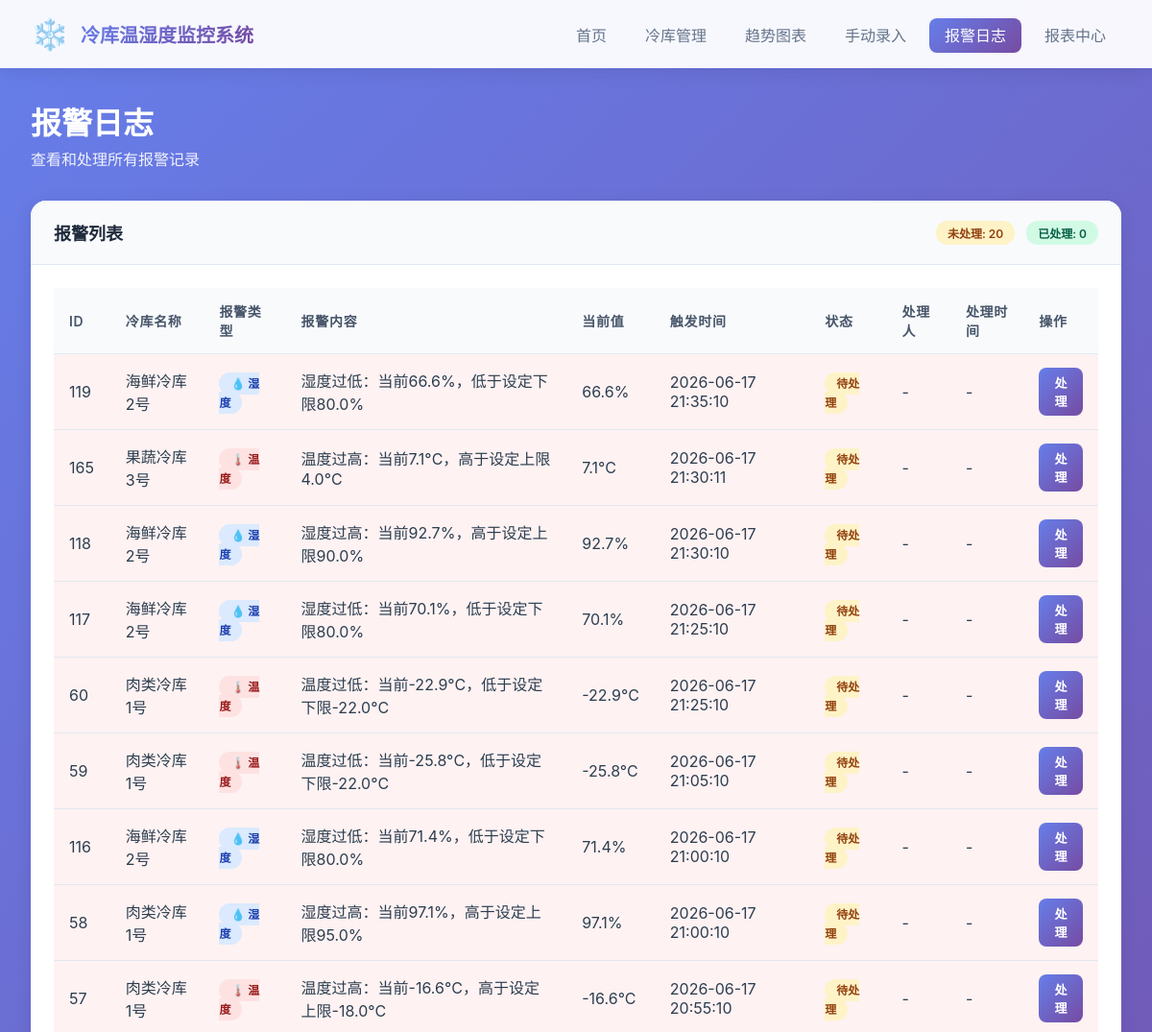
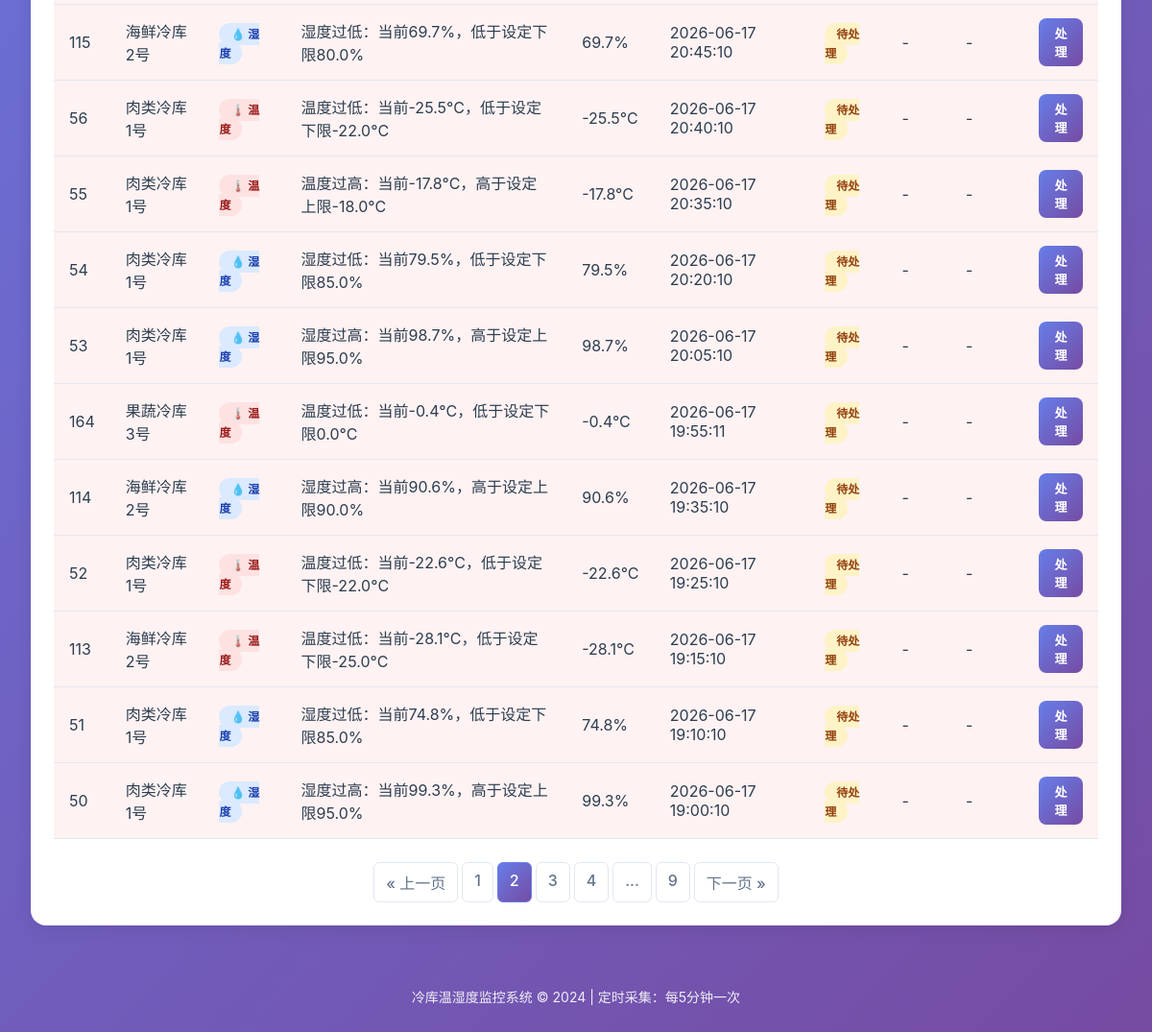
Screenshot of /alarms?page=2 with the database file from the repository (2 pictures, top to bottom).
### app.py (models this page shows, shortened)
class AlarmLog(db.Model):
    id = db.Column(db.Integer, primary_key=True)
    storage_id = db.Column(db.Integer, db.ForeignKey('cold_storage.id'), nullable=False)
    alarm_type = db.Column(db.String(20), nullable=False)
    message = db.Column(db.String(200), nullable=False)
    current_value = db.Column(db.Float, nullable=False)
    threshold_min = db.Column(db.Float)
    threshold_max = db.Column(db.Float)
    triggered_at = db.Column(db.DateTime, default=datetime.now)
    handled_at = db.Column(db.DateTime)
    handled_by = db.Column(db.String(100))
    handled_note = db.Column(db.String(500))
    is_handled = db.Column(db.Boolean, default=False)

class ColdStorage(db.Model):
    id = db.Column(db.Integer, primary_key=True)
    name = db.Column(db.String(100), nullable=False)
    temp_min = db.Column(db.Float, nullable=False)
    temp_max = db.Column(db.Float, nullable=False)
    humidity_min = db.Column(db.Float, nullable=False)
    humidity_max = db.Column(db.Float, nullable=False)
    created_at = db.Column(db.DateTime, default=datetime.now)
    records = db.relationship('TemperatureRecord', backref='storage', lazy=True, cascade='all, delete-orphan')
    alarms = db.relationship('AlarmLog', backref='storage', lazy=True, cascade='all, delete-orphan')

### app.py (the view)
@app.route('/alarms')
def alarms():
    page = request.args.get('page', 1, type=int)
    per_page = 20
    alarms_query = AlarmLog.query.order_by(AlarmLog.triggered_at.desc())
    pagination = alarms_query.paginate(page=page, per_page=per_page)
    return render_template('alarms.html', pagination=pagination, alarms=pagination.items)

### templates/alarms.html (shortened to what this page needs)
{% extends 'base.html' %}
{% block content %}
<div class="page-header">
    <h2>报警日志</h2>
    <p class="subtitle">查看和处理所有报警记录</p>
</div>
<div class="card">
    <div class="card-header">
        <div class="header-row">
            <h3>报警列表</h3>
            <div class="header-actions">
                <span class="badge badge-warning">未处理: {{ alarms|selectattr('is_handled', 'equalto', false)|list|length }}</span>
                <span class="badge badge-success">已处理: {{ alarms|selectattr('is_handled', 'equalto', true)|list|length }}</span>
            </div>
        </div>
    </div>
    <div class="card-body">
        {% if alarms %}
        <table class="data-table">
            <thead>
                <tr>
                    <th>ID</th>
                    <th>冷库名称</th>
                    <th>报警类型</th>
                    <th>报警内容</th>
                    <th>当前值</th>
                    <th>触发时间</th>
                    <th>状态</th>
                    <th>处理人</th>
                    <th>处理时间</th>
                    <th>操作</th>
                </tr>
            </thead>
            <tbody>
                {% for alarm in alarms %}
                <tr class="{{ 'alarm-unhandled' if not alarm.is_handled else '' }}">
                    <td>{{ alarm.id }}</td>
                    <td>{{ alarm.storage.name }}</td>
                    <td>
                        <span class="type-badge type-{{ alarm.alarm_type }}">
                            {% if 'temp' in alarm.alarm_type %}
                                🌡️ 温度
                            {% else %}
                                💧 湿度
                            {% endif %}
                        </span>
                    </td>
                    <td>{{ alarm.message }}</td>
                    <td>
                        {% if 'temp' in alarm.alarm_type %}
                            {{ alarm.current_value }}°C
                        {% else %}
                            {{ alarm.current_value }}%
                        {% endif %}
                    </td>
                    <td>{{ alarm.triggered_at.strftime('%Y-%m-%d %H:%M:%S') }}</td>
                    <td>
                        {% if alarm.is_handled %}
                            <span class="status-badge status-handled">已处理</span>
                        {% else %}
                            <span class="status-badge status-pending">待处理</span>
                        {% endif %}
                    </td>
                    <td>{{ alarm.handled_by or '-' }}</td>
                    <td>{{ alarm.handled_at.strftime('%Y-%m-%d %H:%M:%S') if alarm.handled_at else '-' }}</td>
                    <td>
                        {% if not alarm.is_handled %}
                        <button class="btn btn-small btn-primary" onclick="openHandleAlarmModal({{ alarm.id }})">处理</button>
                        {% else %}
                        <button class="btn btn-small btn-secondary" onclick="viewAlarmDetail({{ alarm.id }})">详情</button>
                        {% endif %}
                    </td>
                </tr>
                {% endfor %}
            </tbody>
        </table>
        {% if pagination.pages > 1 %}
        <div class="pagination">
            {% if pagination.has_prev %}
            <a href="{{ url_for('alarms', page=pagination.prev_num) }}" class="page-link">&laquo; 上一页</a>
            {% endif %}
            {% for page_num in pagination.iter_pages(left_edge=1, right_edge=1, left_current=2, right_current=2) %}
                {% if page_num %}
                    {% if pagination.page == page_num %}
                    <span class="page-link active">{{ page_num }}</span>
                    {% else %}
                    <a href="{{ url_for('alarms', page=page_num) }}" class="page-link">{{ page_num }}</a>
                    {% endif %}
                {% else %}
                    <span class="page-link">...</span>
                {% endif %}
            {% endfor %}
            {% if pagination.has_next %}
            <a href="{{ url_for('alarms', page=pagination.next_num) }}" class="page-link">下一页 &raquo;</a>
            {% endif %}
        </div>
        {% endif %}
        {% else %}
        <div class="empty-state-small">
            <p>暂无报警记录</p>
        </div>
        {% endif %}
    </div>
</div>
{% endblock %}

### static/css/style.css (style rules this page uses)
* { margin: 0; padding: 0; box-sizing: border-box; }
body { font-family: -apple-system, BlinkMacSystemFont, 'Segoe UI', Roboto, 'Helvetica Neue', Arial, sans-serif; background: linear-gradient(135deg, #667eea 0%, #764ba2 100%); min-height: 100vh; color: #2c3e50; }
.page-header { margin-bottom: 2rem; color: white; }
.page-header h2 { font-size: 2rem; font-weight: 700; margin-bottom: 0.25rem; }
.page-header .subtitle { opacity: 0.9; font-size: 1rem; }
.card { background: white; border-radius: 16px; box-shadow: 0 4px 20px rgba(0, 0, 0, 0.08); margin-bottom: 1.5rem; overflow: hidden; }
.card-header { padding: 1.25rem 1.5rem; background: #f8fafc; border-bottom: 1px solid #e2e8f0; }
.card-header h3 { font-size: 1.125rem; font-weight: 600; color: #1e293b; }
.header-row { display: flex; justify-content: space-between; align-items: center; flex-wrap: wrap; gap: 1rem; }
.header-actions { display: flex; gap: 0.75rem; align-items: center; flex-wrap: wrap; }
.card-body { padding: 1.5rem; }
.btn { padding: 0.625rem 1.25rem; border: none; border-radius: 8px; font-weight: 600; cursor: pointer; transition: all 0.3s ease; font-size: 0.9375rem; text-decoration: none; display: inline-flex; align-items: center; justify-content: center; gap: 0.5rem; }
.btn-small { padding: 0.375rem 0.75rem; font-size: 0.8125rem; }
.btn-primary { background: linear-gradient(135deg, #667eea 0%, #764ba2 100%); color: white; }
.data-table { width: 100%; border-collapse: collapse; }
.data-table th, .data-table td { padding: 0.875rem 1rem; text-align: left; border-bottom: 1px solid #e2e8f0; }
.data-table th { background: #f8fafc; font-weight: 600; color: #475569; font-size: 0.875rem; text-transform: uppercase; letter-spacing: 0.05em; }
.data-table tbody tr.alarm-unhandled { background: #fef2f2; }
.type-badge { padding: 0.25rem 0.75rem; border-radius: 12px; font-size: 0.75rem; font-weight: 600; }
.type-temp_high, .type-temp_low { background: #fee2e2; color: #991b1b; }
.type-humidity_high, .type-humidity_low { background: #dbeafe; color: #1e40af; }
.status-badge { padding: 0.25rem 0.75rem; border-radius: 12px; font-size: 0.75rem; font-weight: 600; text-transform: uppercase; }
.status-pending { background: #fef3c7; color: #92400e; }
.badge { padding: 0.25rem 0.75rem; border-radius: 12px; font-size: 0.75rem; font-weight: 600; }
.badge-warning { background: #fef3c7; color: #92400e; }
.badge-success { background: #d1fae5; color: #065f46; }
.pagination { display: flex; justify-content: center; gap: 0.25rem; margin-top: 1.5rem; flex-wrap: wrap; }
.page-link { padding: 0.5rem 0.75rem; border: 1px solid #e2e8f0; border-radius: 6px; text-decoration: none; color: #64748b; font-weight: 500; transition: all 0.3s ease; }
.page-link.active { background: linear-gradient(135deg, #667eea 0%, #764ba2 100%); color: white; border-color: #667eea; }

### rows the page displays
AlarmLog: id "119", storage.name "海鲜冷库2号", alarm_type "💧 湿度", message "湿度过低：当前66.6%，低于设定下限80.0%", current_value "66.6", triggered_at "2026-06-17 21:35:10", is_handled "待处理", handled_by "-", handled_at "-"
AlarmLog: id "165", storage.name "果蔬冷库3号", alarm_type "🌡️ 温度", message "温度过高：当前7.1°C，高于设定上限4.0°C", current_value "7.1", triggered_at "2026-06-17 21:30:11", is_handled "待处理", handled_by "-", handled_at "-"
AlarmLog: id "118", storage.name "海鲜冷库2号", alarm_type "💧 湿度", message "湿度过高：当前92.7%，高于设定上限90.0%", current_value "92.7", triggered_at "2026-06-17 21:30:10", is_handled "待处理", handled_by "-", handled_at "-"
AlarmLog: id "117", storage.name "海鲜冷库2号", alarm_type "💧 湿度", message "湿度过低：当前70.1%，低于设定下限80.0%", current_value "70.1", triggered_at "2026-06-17 21:25:10", is_handled "待处理", handled_by "-", handled_at "-"
AlarmLog: id "60", storage.name "肉类冷库1号", alarm_type "🌡️ 温度", message "温度过低：当前-22.9°C，低于设定下限-22.0°C", current_value "-22.9", triggered_at "2026-06-17 21:25:10", is_handled "待处理", handled_by "-", handled_at "-"
AlarmLog: id "59", storage.name "肉类冷库1号", alarm_type "🌡️ 温度", message "温度过低：当前-25.8°C，低于设定下限-22.0°C", current_value "-25.8", triggered_at "2026-06-17 21:05:10", is_handled "待处理", handled_by "-", handled_at "-"
AlarmLog: id "116", storage.name "海鲜冷库2号", alarm_type "💧 湿度", message "湿度过低：当前71.4%，低于设定下限80.0%", current_value "71.4", triggered_at "2026-06-17 21:00:10", is_handled "待处理", handled_by "-", handled_at "-"
AlarmLog: id "58", storage.name "肉类冷库1号", alarm_type "💧 湿度", message "湿度过高：当前97.1%，高于设定上限95.0%", current_value "97.1", triggered_at "2026-06-17 21:00:10", is_handled "待处理", handled_by "-", handled_at "-"
AlarmLog: id "57", storage.name "肉类冷库1号", alarm_type "🌡️ 温度", message "温度过高：当前-16.6°C，高于设定上限-18.0°C", current_value "-16.6", triggered_at "2026-06-17 20:55:10", is_handled "待处理", handled_by "-", handled_at "-"
AlarmLog: id "115", storage.name "海鲜冷库2号", alarm_type "💧 湿度", message "湿度过低：当前69.7%，低于设定下限80.0%", current_value "69.7", triggered_at "2026-06-17 20:45:10", is_handled "待处理", handled_by "-", handled_at "-"
AlarmLog: id "56", storage.name "肉类冷库1号", alarm_type "🌡️ 温度", message "温度过低：当前-25.5°C，低于设定下限-22.0°C", current_value "-25.5", triggered_at "2026-06-17 20:40:10", is_handled "待处理", handled_by "-", handled_at "-"
AlarmLog: id "55", storage.name "肉类冷库1号", alarm_type "🌡️ 温度", message "温度过高：当前-17.8°C，高于设定上限-18.0°C", current_value "-17.8", triggered_at "2026-06-17 20:35:10", is_handled "待处理", handled_by "-", handled_at "-"
AlarmLog: id "54", storage.name "肉类冷库1号", alarm_type "💧 湿度", message "湿度过低：当前79.5%，低于设定下限85.0%", current_value "79.5", triggered_at "2026-06-17 20:20:10", is_handled "待处理", handled_by "-", handled_at "-"
AlarmLog: id "53", storage.name "肉类冷库1号", alarm_type "💧 湿度", message "湿度过高：当前98.7%，高于设定上限95.0%", current_value "98.7", triggered_at "2026-06-17 20:05:10", is_handled "待处理", handled_by "-", handled_at "-"
AlarmLog: id "164", storage.name "果蔬冷库3号", alarm_type "🌡️ 温度", message "温度过低：当前-0.4°C，低于设定下限0.0°C", current_value "-0.4", triggered_at "2026-06-17 19:55:11", is_handled "待处理", handled_by "-", handled_at "-"
AlarmLog: id "114", storage.name "海鲜冷库2号", alarm_type "💧 湿度", message "湿度过高：当前90.6%，高于设定上限90.0%", current_value "90.6", triggered_at "2026-06-17 19:35:10", is_handled "待处理", handled_by "-", handled_at "-"
AlarmLog: id "52", storage.name "肉类冷库1号", alarm_type "🌡️ 温度", message "温度过低：当前-22.6°C，低于设定下限-22.0°C", current_value "-22.6", triggered_at "2026-06-17 19:25:10", is_handled "待处理", handled_by "-", handled_at "-"
AlarmLog: id "113", storage.name "海鲜冷库2号", alarm_type "🌡️ 温度", message "温度过低：当前-28.1°C，低于设定下限-25.0°C", current_value "-28.1", triggered_at "2026-06-17 19:15:10", is_handled "待处理", handled_by "-", handled_at "-"
AlarmLog: id "51", storage.name "肉类冷库1号", alarm_type "💧 湿度", message "湿度过低：当前74.8%，低于设定下限85.0%", current_value "74.8", triggered_at "2026-06-17 19:10:10", is_handled "待处理", handled_by "-", handled_at "-"
AlarmLog: id "50", storage.name "肉类冷库1号", alarm_type "💧 湿度", message "湿度过高：当前99.3%，高于设定上限95.0%", current_value "99.3", triggered_at "2026-06-17 19:00:10", is_handled "待处理", handled_by "-", handled_at "-"

### other values shown
{{ alarms|selectattr('is_handled', 'equalto', false)|list|length }} "20"
{{ alarms|selectattr('is_handled', 'equalto', true)|list|length }} "0"
{{ page_num }} "1" "3" "4" "9"
{{ page_num }} "2"
